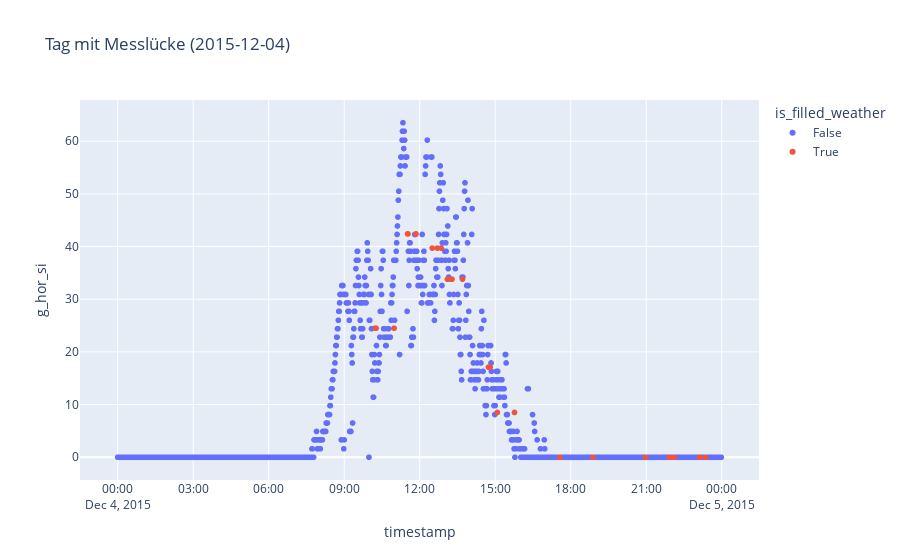

The cell this chart's notebook holds for it:
### Code cell
import plotly.express as px
fig = px.scatter(df_day, x="timestamp", y="g_hor_si", color="is_filled_weather", title=''.join(info_dict['Title']),)

fig.show()

### Figure 1 — Plotly figure (JSON) as saved in the notebook; plotly's stock layout.template omitted (floating-point values rounded to 4 significant figures; data arrays with more than 128 entries replaced by an {"elided": "..."} marker saying what was removed)
{"data": [{"hovertemplate": "is_filled_weather=False<br>timestamp=%{x}<br>g_hor_si=%{y}<extra></extra>", "legendgroup": "False", "marker": {"color": "#636efa", "symbol": "circle"}, "mode": "markers", "name": "False", "showlegend": true, "type": "scattergl", "x": {"elided": "1408 str values"}, "xaxis": "x", "y": {"elided": "1408 float values"}, "yaxis": "y"}, {"hovertemplate": "is_filled_weather=True<br>timestamp=%{x}<br>g_hor_si=%{y}<extra></extra>", "legendgroup": "True", "marker": {"color": "#EF553B", "symbol": "circle"}, "mode": "markers", "name": "True", "showlegend": true, "type": "scattergl", "x": ["2015-12-04T21:55:00", "2015-12-04T18:53:00", "2015-12-04T23:07:00", "2015-12-04T17:34:00", "2015-12-04T23:22:00", "2015-12-04T22:07:00", "2015-12-04T20:58:00", "2015-12-04T23:21:00", "2015-12-04T10:14:00", "2015-12-04T10:15:00", "2015-12-04T10:16:00", "2015-12-04T10:59:00", "2015-12-04T11:31:00", "2015-12-04T11:32:00", "2015-12-04T11:51:00", "2015-12-04T12:30:00", "2015-12-04T12:42:00", "2015-12-04T12:51:00", "2015-12-04T13:06:00", "2015-12-04T13:13:00", "2015-12-04T13:14:00", "2015-12-04T13:15:00", "2015-12-04T13:16:00", "2015-12-04T13:17:00", "2015-12-04T13:42:00", "2015-12-04T14:44:00", "2015-12-04T14:45:00", "2015-12-04T14:46:00", "2015-12-04T14:47:00", "2015-12-04T14:48:00", "2015-12-04T15:05:00", "2015-12-04T15:46:00"], "xaxis": "x", "y": [0, 0, 0, 0, 0, 0, 0, 0, 24.5, 24.5, 24.5, 24.5, 42.4, 42.4, 42.4, 39.7, 39.7, 39.7, 33.8, 33.8, 33.8, 33.8, 33.8, 33.8, 33.8, 17.1, 17.1, 17.1, 17.1, 17.1, 8.5, 8.5], "yaxis": "y"}], "layout": {"legend": {"title": {"text": "is_filled_weather"}, "tracegroupgap": 0}, "title": {"text": "Tag mit Messlücke (2015-12-04)"}, "xaxis": {"anchor": "y", "domain": [0, 1], "title": {"text": "timestamp"}}, "yaxis": {"anchor": "x", "domain": [0, 1], "title": {"text": "g_hor_si"}}}}
